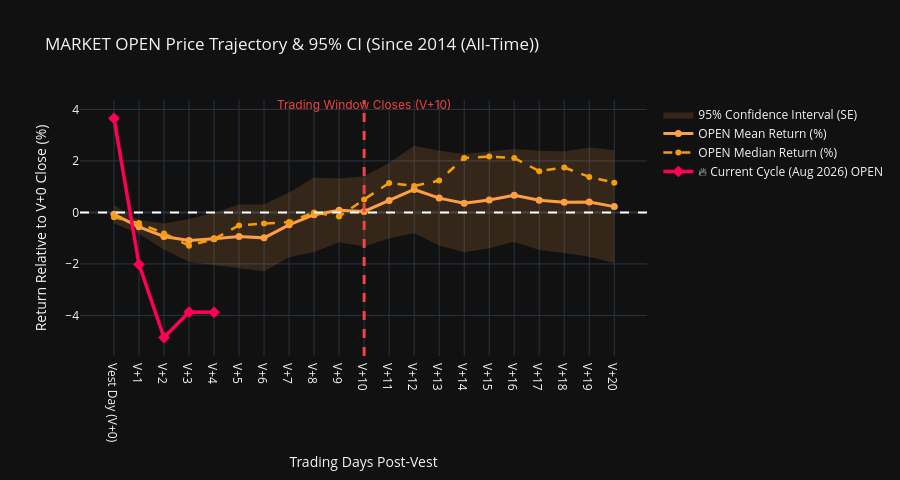
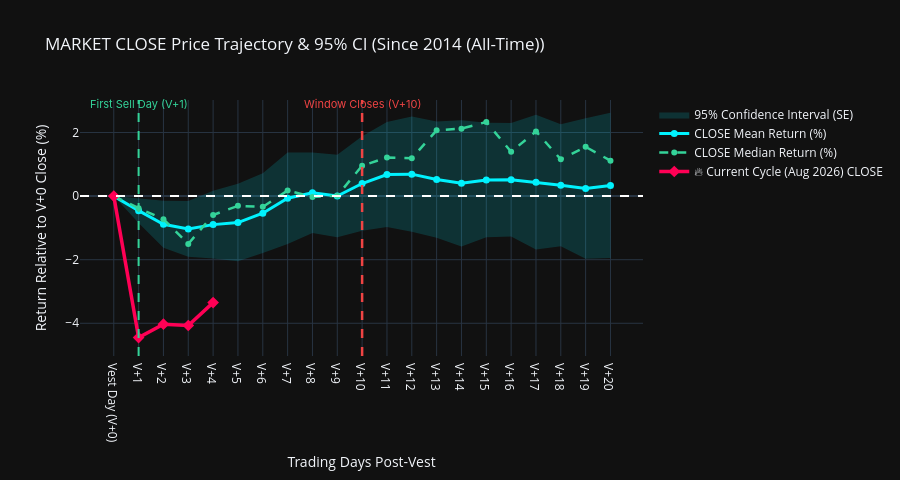

Here is the notebook cell these charts were saved with, in order:
### Markdown cell above
## 2. Separate OPEN and CLOSE Price Trajectories (with 95% Confidence Intervals & V+10 Cutoff Line)

Below we plot separate charts for **Market Open ($O_t$)** and **Market Close ($C_t$)** relative to Vest Day $V+0$ Close ($C_0$).
The vertical dashed line marks **$V+10$** where the employee trading window closes.

### Code cell
def plot_open_close_separate(tf_key='all', tf_title='Since 2014 (All-Time)'):
    days_data = results_data[tf_key]['summary_days']
    days_x = [d['day_label'] for d in days_data]
    
    # 1. OPEN Chart
    o_mean = [d['open_mean'] for d in days_data]
    o_med = [d['open_median'] for d in days_data]
    o_lower = [d['open_ci_lower'] for d in days_data]
    o_upper = [d['open_ci_upper'] for d in days_data]
    
    fig_o = go.Figure()
    fig_o.add_trace(go.Scatter(
        x=days_x + days_x[::-1],
        y=o_upper + o_lower[::-1],
        fill='toself',
        fillcolor='rgba(255, 159, 67, 0.15)',
        line=dict(color='rgba(0,0,0,0)'),
        name='95% Confidence Interval (SE)',
        showlegend=True
    ))
    fig_o.add_trace(go.Scatter(x=days_x, y=o_mean, mode='lines+markers', name='OPEN Mean Return (%)',
                               line=dict(color='#ff9f43', width=3), marker=dict(size=7)))
    fig_o.add_trace(go.Scatter(x=days_x, y=o_med, mode='lines+markers', name='OPEN Median Return (%)',
                               line=dict(color='#f59e0b', width=2.5, dash='dash'), marker=dict(size=6)))
    
    fig_o.add_shape(type="line", x0="V+10", x1="V+10", y0=0, y1=1, yref="paper",
                    line=dict(color="#ef4444", width=3, dash="dash"))
    fig_o.add_annotation(x="V+10", y=1.02, yref="paper", text="Trading Window Closes (V+10)",
                         showarrow=False, font=dict(color="#ef4444", size=12, family="Inter"))
    fig_o.add_hline(y=0, line_dash="dash", line_color="white")
    
    fig_o.update_layout(
        title=f"MARKET OPEN Price Trajectory & 95% CI ({tf_title})",
        xaxis_title="Trading Days Post-Vest",
        yaxis_title="Return Relative to V+0 Close (%)",
        template="plotly_dark",
        height=480
    )
    # 2. CLOSE Chart
    c_mean = [d['close_mean'] for d in days_data]
    c_med = [d['close_median'] for d in days_data]
    c_lower = [d['close_ci_lower'] for d in days_data]
    c_upper = [d['close_ci_upper'] for d in days_data]
    
    fig_c = go.Figure()
    fig_c.add_trace(go.Scatter(
        x=days_x + days_x[::-1],
        y=c_upper + c_lower[::-1],
        fill='toself',
        fillcolor='rgba(0, 242, 254, 0.15)',
        line=dict(color='rgba(0,0,0,0)'),
        name='95% Confidence Interval (SE)',
        showlegend=True
    ))
    fig_c.add_trace(go.Scatter(x=days_x, y=c_mean, mode='lines+markers', name='CLOSE Mean Return (%)',
                               line=dict(color='#00f2fe', width=3), marker=dict(size=7)))
    fig_c.add_trace(go.Scatter(x=days_x, y=c_med, mode='lines+markers', name='CLOSE Median Return (%)',
                               line=dict(color='#34d399', width=2.5, dash='dash'), marker=dict(size=6)))
    
    fig_c.add_shape(type="line", x0="V+1", x1="V+1", y0=0, y1=1, yref="paper",
                    line=dict(color="#34d399", width=2, dash="dash"))
    fig_c.add_annotation(x="V+1", y=1.02, yref="paper", text="First Sell Day (V+1)",
                         showarrow=False, font=dict(color="#34d399", size=11, family="Inter"))
    fig_c.add_shape(type="line", x0="V+10", x1="V+10", y0=0, y1=1, yref="paper",
                    line=dict(color="#ef4444", width=2.5, dash="dash"))
    fig_c.add_annotation(x="V+10", y=1.02, yref="paper", text="Window Closes (V+10)",
                         showarrow=False, font=dict(color="#ef4444", size=11, family="Inter"))
    fig_c.add_hline(y=0, line_dash="dash", line_color="white")
    
    fig_c.update_layout(
        title=f"MARKET CLOSE Price Trajectory & 95% CI ({tf_title})",
        xaxis_title="Trading Days Post-Vest",
        yaxis_title="Return Relative to V+0 Close (%)",
        template="plotly_dark",
        height=480
    )

    # Add Current Vest Cycle Overlay if available
    cur_cycle = results_data.get('current_vest_cycle')
    if cur_cycle:
        cur_x = [d['day_label'] for d in cur_cycle['days']]
        cur_open_y = [d['open_pct'] for d in cur_cycle['days']]
        cur_close_y = [d['close_pct'] for d in cur_cycle['days']]
        
        fig_o.add_trace(go.Scatter(
            x=cur_x, y=cur_open_y, mode='lines+markers',
            name='🔥 Current Cycle (Aug 2026) OPEN',
            line=dict(color='#ff0055', width=3.5),
            marker=dict(size=9, symbol='diamond', color='#ff0055')
        ))
        
        fig_c.add_trace(go.Scatter(
            x=cur_x, y=cur_close_y, mode='lines+markers',
            name='🔥 Current Cycle (Aug 2026) CLOSE',
            line=dict(color='#ff0055', width=3.5),
            marker=dict(size=9, symbol='diamond', color='#ff0055')
        ))

    fig_o.show()
    fig_c.show()

plot_open_close_separate('all', 'Since 2014 (All-Time)')

### Figure 1 — Plotly figure (JSON) as saved in the notebook; plotly's stock layout.template omitted (floating-point values rounded to 4 significant figures)
{"data": [{"fill": "toself", "fillcolor": "rgba(255, 159, 67, 0.15)", "line": {"color": "rgba(0,0,0,0)"}, "name": "95% Confidence Interval (SE)", "showlegend": true, "type": "scatter", "x": ["Vest Day (V+0)", "V+1", "V+2", "V+3", "V+4", "V+5", "V+6", "V+7", "V+8", "V+9", "V+10", "V+11", "V+12", "V+13", "V+14", "V+15", "V+16", "V+17", "V+18", "V+19", "V+20", "V+20", "V+19", "V+18", "V+17", "V+16", "V+15", "V+14", "V+13", "V+12", "V+11", "V+10", "V+9", "V+8", "V+7", "V+6", "V+5", "V+4", "V+3", "V+2", "V+1", "Vest Day (V+0)"], "y": [0.2816, -0.2895, -0.427, -0.2559, -0.01622, 0.3065, 0.3117, 0.7741, 1.359, 1.316, 1.404, 1.923, 2.592, 2.393, 2.264, 2.354, 2.459, 2.398, 2.368, 2.525, 2.41, -1.96, -1.722, -1.571, -1.457, -1.134, -1.393, -1.549, -1.283, -0.8107, -1.001, -1.323, -1.156, -1.534, -1.737, -2.287, -2.171, -2.029, -1.924, -1.443, -0.8308, -0.4329]}, {"line": {"color": "#ff9f43", "width": 3}, "marker": {"size": 7}, "mode": "lines+markers", "name": "OPEN Mean Return (%)", "type": "scatter", "x": ["Vest Day (V+0)", "V+1", "V+2", "V+3", "V+4", "V+5", "V+6", "V+7", "V+8", "V+9", "V+10", "V+11", "V+12", "V+13", "V+14", "V+15", "V+16", "V+17", "V+18", "V+19", "V+20"], "y": [-0.07566, -0.5602, -0.9352, -1.09, -1.023, -0.9323, -0.9877, -0.4814, -0.08775, 0.08012, 0.04042, 0.4611, 0.8908, 0.5553, 0.3578, 0.4804, 0.6625, 0.4706, 0.3984, 0.4013, 0.2251]}, {"line": {"color": "#f59e0b", "dash": "dash", "width": 2.5}, "marker": {"size": 6}, "mode": "lines+markers", "name": "OPEN Median Return (%)", "type": "scatter", "x": ["Vest Day (V+0)", "V+1", "V+2", "V+3", "V+4", "V+5", "V+6", "V+7", "V+8", "V+9", "V+10", "V+11", "V+12", "V+13", "V+14", "V+15", "V+16", "V+17", "V+18", "V+19", "V+20"], "y": [-0.1887, -0.4152, -0.8161, -1.294, -1.036, -0.5033, -0.4337, -0.3745, -0.003372, -0.1612, 0.5047, 1.144, 1.025, 1.238, 2.117, 2.169, 2.115, 1.602, 1.746, 1.379, 1.156]}, {"line": {"color": "#ff0055", "width": 3.5}, "marker": {"color": "#ff0055", "size": 9, "symbol": "diamond"}, "mode": "lines+markers", "name": "🔥 Current Cycle (Aug 2026) OPEN", "type": "scatter", "x": ["Vest Day (V+0)", "V+1", "V+2", "V+3", "V+4"], "y": [3.65, -2.02, -4.86, -3.87, -3.88]}], "layout": {"annotations": [{"font": {"color": "#ef4444", "family": "Inter", "size": 12}, "showarrow": false, "text": "Trading Window Closes (V+10)", "x": "V+10", "y": 1.02, "yref": "paper"}], "height": 480, "shapes": [{"line": {"color": "#ef4444", "dash": "dash", "width": 3}, "type": "line", "x0": "V+10", "x1": "V+10", "y0": 0, "y1": 1, "yref": "paper"}, {"line": {"color": "white", "dash": "dash"}, "type": "line", "x0": 0, "x1": 1, "xref": "x domain", "y0": 0, "y1": 0, "yref": "y"}], "title": {"text": "MARKET OPEN Price Trajectory & 95% CI (Since 2014 (All-Time))"}, "xaxis": {"title": {"text": "Trading Days Post-Vest"}}, "yaxis": {"title": {"text": "Return Relative to V+0 Close (%)"}}}}

### Figure 2 — Plotly figure (JSON) as saved in the notebook; plotly's stock layout.template omitted (floating-point values rounded to 4 significant figures)
{"data": [{"fill": "toself", "fillcolor": "rgba(0, 242, 254, 0.15)", "line": {"color": "rgba(0,0,0,0)"}, "name": "95% Confidence Interval (SE)", "showlegend": true, "type": "scatter", "x": ["Vest Day (V+0)", "V+1", "V+2", "V+3", "V+4", "V+5", "V+6", "V+7", "V+8", "V+9", "V+10", "V+11", "V+12", "V+13", "V+14", "V+15", "V+16", "V+17", "V+18", "V+19", "V+20", "V+20", "V+19", "V+18", "V+17", "V+16", "V+15", "V+14", "V+13", "V+12", "V+11", "V+10", "V+9", "V+8", "V+7", "V+6", "V+5", "V+4", "V+3", "V+2", "V+1", "Vest Day (V+0)"], "y": [0.0, -0.06733, -0.1469, -0.1565, 0.1672, 0.3853, 0.7171, 1.374, 1.374, 1.299, 1.885, 2.33, 2.504, 2.35, 2.387, 2.304, 2.297, 2.559, 2.263, 2.453, 2.621, -1.949, -1.97, -1.579, -1.683, -1.267, -1.296, -1.583, -1.309, -1.122, -0.9682, -1.093, -1.294, -1.16, -1.503, -1.79, -2.053, -1.961, -1.906, -1.622, -0.8489, 0.0]}, {"line": {"color": "#00f2fe", "width": 3}, "marker": {"size": 7}, "mode": "lines+markers", "name": "CLOSE Mean Return (%)", "type": "scatter", "x": ["Vest Day (V+0)", "V+1", "V+2", "V+3", "V+4", "V+5", "V+6", "V+7", "V+8", "V+9", "V+10", "V+11", "V+12", "V+13", "V+14", "V+15", "V+16", "V+17", "V+18", "V+19", "V+20"], "y": [0.0, -0.4581, -0.8843, -1.031, -0.8968, -0.8337, -0.5364, -0.06471, 0.1072, 0.002309, 0.3963, 0.6807, 0.6911, 0.5203, 0.4017, 0.5042, 0.5146, 0.4382, 0.3417, 0.2411, 0.336]}, {"line": {"color": "#34d399", "dash": "dash", "width": 2.5}, "marker": {"size": 6}, "mode": "lines+markers", "name": "CLOSE Median Return (%)", "type": "scatter", "x": ["Vest Day (V+0)", "V+1", "V+2", "V+3", "V+4", "V+5", "V+6", "V+7", "V+8", "V+9", "V+10", "V+11", "V+12", "V+13", "V+14", "V+15", "V+16", "V+17", "V+18", "V+19", "V+20"], "y": [0.0, -0.3786, -0.7262, -1.503, -0.5946, -0.3055, -0.3376, 0.1762, -0.02733, 0.01404, 0.9561, 1.214, 1.191, 2.07, 2.123, 2.333, 1.393, 2.036, 1.157, 1.55, 1.114]}, {"line": {"color": "#ff0055", "width": 3.5}, "marker": {"color": "#ff0055", "size": 9, "symbol": "diamond"}, "mode": "lines+markers", "name": "🔥 Current Cycle (Aug 2026) CLOSE", "type": "scatter", "x": ["Vest Day (V+0)", "V+1", "V+2", "V+3", "V+4"], "y": [0.0, -4.45, -4.03, -4.07, -3.35]}], "layout": {"annotations": [{"font": {"color": "#34d399", "family": "Inter", "size": 11}, "showarrow": false, "text": "First Sell Day (V+1)", "x": "V+1", "y": 1.02, "yref": "paper"}, {"font": {"color": "#ef4444", "family": "Inter", "size": 11}, "showarrow": false, "text": "Window Closes (V+10)", "x": "V+10", "y": 1.02, "yref": "paper"}], "height": 480, "shapes": [{"line": {"color": "#34d399", "dash": "dash", "width": 2}, "type": "line", "x0": "V+1", "x1": "V+1", "y0": 0, "y1": 1, "yref": "paper"}, {"line": {"color": "#ef4444", "dash": "dash", "width": 2.5}, "type": "line", "x0": "V+10", "x1": "V+10", "y0": 0, "y1": 1, "yref": "paper"}, {"line": {"color": "white", "dash": "dash"}, "type": "line", "x0": 0, "x1": 1, "xref": "x domain", "y0": 0, "y1": 0, "yref": "y"}], "title": {"text": "MARKET CLOSE Price Trajectory & 95% CI (Since 2014 (All-Time))"}, "xaxis": {"title": {"text": "Trading Days Post-Vest"}}, "yaxis": {"title": {"text": "Return Relative to V+0 Close (%)"}}}}
